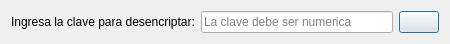
<?xml version="1.0" encoding="UTF-8"?>
<ui version="4.0">
 <class>frmDesencriptar</class>
 <widget class="QDialog" name="frmDesencriptar">
  <property name="geometry">
   <rect>
    <x>0</x>
    <y>0</y>
    <width>450</width>
    <height>44</height>
   </rect>
  </property>
  <property name="windowTitle">
   <string>Clave de desencriptacion</string>
  </property>
  <property name="windowOpacity">
   <double>0.970000000000000</double>
  </property>
  <layout class="QHBoxLayout" name="horizontalLayout_2">
   <item>
    <layout class="QHBoxLayout" name="horizontalLayout">
     <item>
      <widget class="QLabel" name="label">
       <property name="text">
        <string>Ingresa la clave para desencriptar:</string>
       </property>
      </widget>
     </item>
     <item>
      <widget class="QLineEdit" name="lineEdit">
       <property name="echoMode">
        <enum>QLineEdit::Password</enum>
       </property>
       <property name="placeholderText">
        <string>La clave debe ser numerica</string>
       </property>
      </widget>
     </item>
     <item>
      <widget class="QPushButton" name="pushButton">
       <property name="toolTip">
        <string>Encriptar texto</string>
       </property>
       <property name="text">
        <string/>
       </property>
       <property name="icon">
        <iconset resource="Recursos.qrc">
         <normaloff>:/images/1401967474_text-width.png</normaloff>:/images/1401967474_text-width.png</iconset>
       </property>
      </widget>
     </item>
    </layout>
   </item>
  </layout>
 </widget>
 <resources>
  <include location="Recursos.qrc"/>
 </resources>
 <connections/>
</ui>
